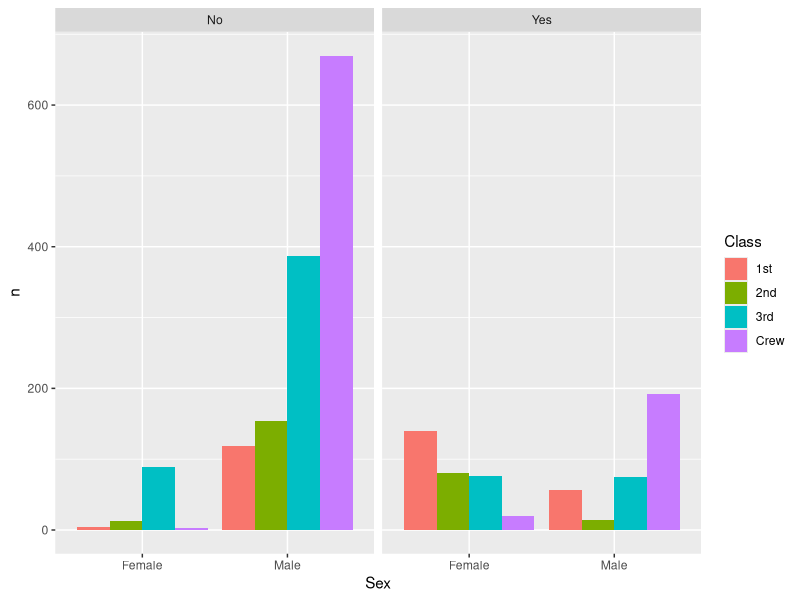
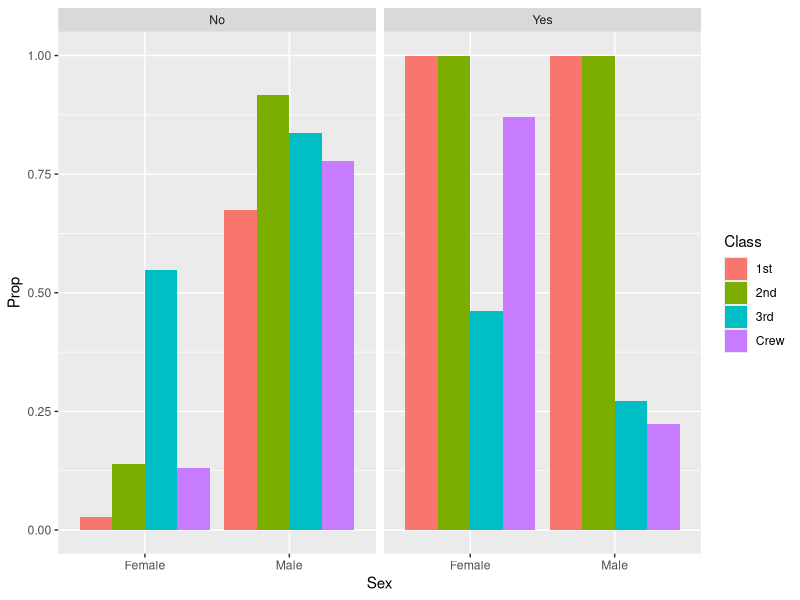
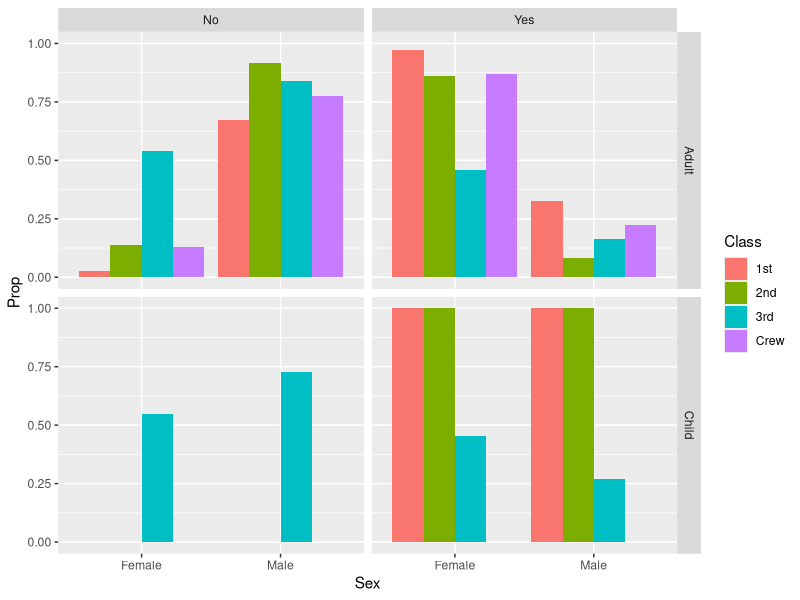

The R source for these figures, in order:
## ---- chunk 1
library(tidyverse)

df_titanic <- as_tibble(Titanic)

## ---- chunk 2
## TASK: Perform a `glimpse` of df_titanic
glimpse(df_titanic)
## ---- chunk 3
## NOTE: No need to edit! We'll cover how to
## do this calculation in a later exercise.
df_titanic %>% summarize(total = sum(n))
## ---- chunk 4
## TASK: Visualize counts against `Class` and `Sex`
df_titanic %>%
  ggplot(aes(x = Sex, y=n, fill = Class)) +
  geom_col(position = "dodge")+
  facet_wrap(~Survived)
## ---- chunk 5
## NOTE: No need to edit! We'll cover how to
## do this calculation in a later exercise.
df_prop <-
  df_titanic %>%
  group_by(Class, Sex, Age) %>%
  mutate(
    Total = sum(n),
    Prop = n / Total
  ) %>%
  ungroup()
df_prop
## ---- chunk 6
df_prop%>%
  ggplot(aes(x = Sex, y=Prop, fill = Class)) +
  geom_col(position = "dodge")+
  facet_wrap(~Survived)
## ---- chunk 7
df_prop%>%
  ggplot(aes(x = Sex, y=Prop, fill = Class)) +
  geom_col(position = "dodge")+
  facet_grid(Age~Survived)
